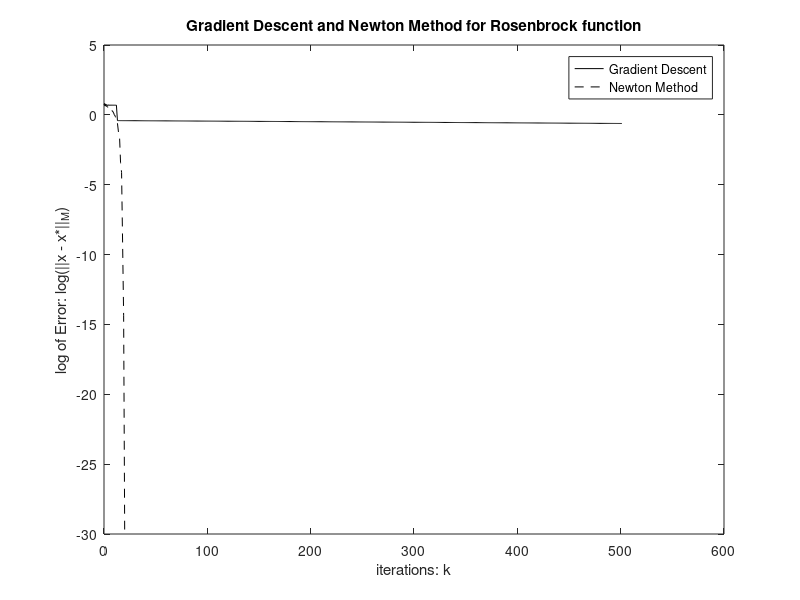

Here is the MATLAB script that generated this plot:
%%%%%%%%%%%%%%%%%%%%%%%%%%%%%%%%%%%%%%%%%%%%%%%%%%%%%%%%%%%%%%%%%%
%% 5. Gradient descent and Newton on Rosenbrock function
%%%%%%%%%%%%%%%%%%%%%%%%%%%%%%%%%%%%%%%%%%%%%%%%%%%%%%%%%%%%%%%%%%

function Rosenbrock ()
    EPSILON = 10e-10; % how close solution do we need
    alpha = 0.1; 
    beta = 0.95;

    x_0 = [-1.2, 1]'; % initial point
    x_opt = [1 1]';

    [listK_GD, listError_GD] = gradient_descent (@func, @grad_func, ...
                                                 x_0, x_opt, alpha, beta);
    [listK_NM, listError_NM] = newton_method (@func, @grad_func, @hess_func, ...
                                                 x_0, x_opt, alpha, beta);

    plot (listK_GD, listError_GD, 'k-', listK_NM, listError_NM, 'k--')
    legend ('Gradient Descent', 'Newton Method')
    title('Gradient Descent and Newton Method for Rosenbrock function')
    xlabel('iterations: k')
    ylabel('log of Error: log(||x - x*||_M)')
end

%% gradient descent with BTLS
function [listK, listError] = gradient_descent (f, grad_f, x_0, x_opt, alpha, beta)
    listK = [];
    listError = [];
    x = x_0;  % initial point
    k = 0;
    while 1,
        Error = log(norm(x_opt-x, 2));

        fprintf ('iteration: %d, Error = %f \n', k, Error)
        listK = [listK k];
        listError = [listError Error];
        if k > 500,
            break
        end

        gradient = grad_f(x);
        delta_x = -1.0 * gradient;
        t = 1.0;
        while f(x+t*delta_x) > f(x) + alpha*t*gradient'*delta_x,
           t = beta * t;
        end
        x = x + t * delta_x;
        k = k + 1;
    end
end
%% newton method with BTLS
function [listK, listError] = newton_method (f, grad_f, hess_f, x_0, x_opt, alpha, beta)
    listK = [];
    listError = [];
    x = x_0;  % initial point
    k = 0;
    while 1,
        % Error = f(x);
        Error = log(norm(x_opt-x, 2));

        fprintf ('iteration: %d, Error = %f \n', k, Error)
        listK = [listK k];
        listError = [listError Error];
        if k > 50,
            break
        end

        gradient = grad_f(x);
        hessian = hess_f(x);
        delta_x = -1.0 * inv(hessian) * gradient;
        t = 1.0;
        while f(x+t*delta_x) > f(x) + alpha*t*gradient'*delta_x,
           t = beta * t;
        end
        x = x + t * delta_x;
        k = k + 1;
    end   
end

function [x_1, x_2] = parse (x)
    [m, n] = size(x);
    assert (m == 2 && n == 1);
    x_1 = x(1);
    x_2 = x(2);
end
function y = func (x)
    [x_1, x_2] = parse(x);
    y = 100 * (x_2 - x_1^2)^2 + (1-x_1)^2;
end
function y = grad_func (x)
    [x_1, x_2] = parse(x);
    y = zeros(2,1);
    y(1) = -400 * x_1 * (x_2-x_1^2) - 2 * (1-x_1);
    y(2) = 200 * (x_2 - x_1^2);
end
function y = hess_func (x)
    [x_1, x_2] = parse(x);
    y = zeros(2,2);
    y(1,1) = -400 * (x_2 - 3*x_1^2 ) + 2;
    y(1,2) = -400 * x_1;
    y(2,1) = y (1,2);
    y(2,2) = 200;
end
